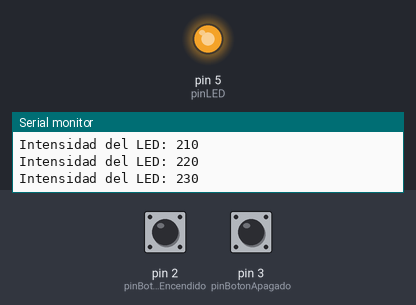
Simulated run of this sketch. Board: Arduino Uno, built with avr-gcc and run on an emulated ATmega328P. On the bench: output pins drawn as LEDs (lit = HIGH), the last lines printed to the serial monitor. The inputs (shaded band) are chosen by the test bench; at power-on: pin 2 (pinBotonEncendido) HIGH, pin 3 (pinBotonApagado) LOW.

Above: at 1.2 s.
1.3 s: pin 2 (pinBotonEncendido) pulled LOW for 0.15 s
4.8 s: pin 3 (pinBotonApagado) pulled HIGH for 0.15 s
8.3 s: pin 2 (pinBotonEncendido) pulled LOW for 1 s
14.2 s: pin 2 (pinBotonEncendido) driven LOW
19.1 s: pin 3 (pinBotonApagado) pulled HIGH for 1 s
21.6 s: pin 2 (pinBotonEncendido) driven HIGH
At 24.36 s:
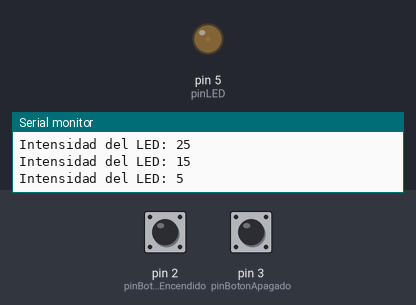
Timing chart, 0 to 27.5 s (numbered marks = the images above; inputs shaded):
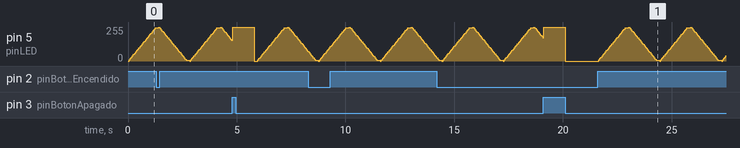

The sketch:

Intesidad_LED.ino
```cpp
// Nombre: Jonathan Rai Samines Solares
// Carnet: 6590-13-3813
// Control de la intesidad de un LED
// Controla un LED mediante 2 botones de acuerdo a las siguientes reglas
// El primer boton (de encendido) inicia el proceso de control del led
// Mientras el proceso esta activo, la intensidad de luz del LED aumenta y disminuye
// Al presionar el segundo boton, el LED aumenta su intensidad al máximo y tras un momento se apaga

// Pines de Control
const int pinBotonEncendido = 2;
const int pinBotonApagado = 3;
const int pinLED = 5;

// Limites de intensidad del LED
const int MIN_INTENSIDAD = 0;
const int MAX_INTENSIDAD = 255;

// Variables de Control
bool estaProcesoIniciado = false;
bool esProcesoAscendente = true;

void setup() {
  // Se declaran los pines de entrada
  pinMode(pinBotonEncendido, INPUT);
  pinMode(pinBotonApagado, INPUT);
  // pinMode(pinLED, OUTPUT);

  Serial.begin(9600);
}

void controlarIntensidadDelLED() {
  if (estaProcesoIniciado) {
    int diferencial = esProcesoAscendente ? MIN_INTENSIDAD : MAX_INTENSIDAD;

    // Modificamos el valor de intensidad del LED
    // Ascendente, recorremos todos los valores del 0 - 255
    // Descendente, recorremos los valores de 255 - 0.
    // Para hacerlo, a cada valor del intervalo ascendente le restamos 255, de modo que obtenemos su valor inverso en la escala
    // Por ejemplo el valor 3, se convierte en 252 (3-255) = -252, pero obtenemos su valor absoluto para manipular la escala descendente correctamente
    for (int intensidad = MIN_INTENSIDAD; intensidad <= MAX_INTENSIDAD; intensidad += 10) {
      int intesidadReal = intensidad - diferencial;
      intesidadReal = abs(intesidadReal);

      Serial.print("Intensidad del LED: ");
      Serial.println(intesidadReal);

      // Encendemos el LED con el valor de intensidad adecuado por 50ms
      analogWrite(pinLED, intesidadReal);
      delay(50);

      // Verificamos que si el boton de apagado esta presionado
      // Si lo esta, terminamos el ciclo inmediatamente
      if (verificarBotonApagado()) {
        break;
      }
    }

    // Una vez recorrimos cualquier de las escalas (ascendente o descendente)
    // Marcamos el estado para recorrer la otra escala
    esProcesoAscendente = !esProcesoAscendente;

    delay(100);

    Serial.println("");
    Serial.print("Cambiando de Modo a : ");
    Serial.println(esProcesoAscendente ? "Ascendente" : "Descendente");
  }
}

bool verificarBotonApagado() {
  bool estaBotonApagadoPresionado = (bool) digitalRead(pinBotonApagado);

  // Cuando se presiona el boton de fin
  // Se finaliza el proceso de control de intensidad del LED
  if (estaBotonApagadoPresionado) {
    Serial.println("Finalizando proceso");
    estaProcesoIniciado = false;

    // Encendemos el LED, esperamos al menos 200ms
    // y finalmente apagamos el lED
    digitalWrite(pinLED, HIGH);
    delay(1000);
    digitalWrite(pinLED, LOW);
  }

  return estaBotonApagadoPresionado;
}

void loop() {
  // Leemos el valor actual de los botones
  bool estaBotonEncendidoPresionado = (bool) digitalRead(pinBotonEncendido);

  // Cuando se presionado el boton de inicio
  // Se inicia el proceso de control de intesidad del LED
  if (estaBotonEncendidoPresionado) {
    Serial.println("Iniciando proceso");
    estaProcesoIniciado = true;
  }

  controlarIntensidadDelLED();
}
```
